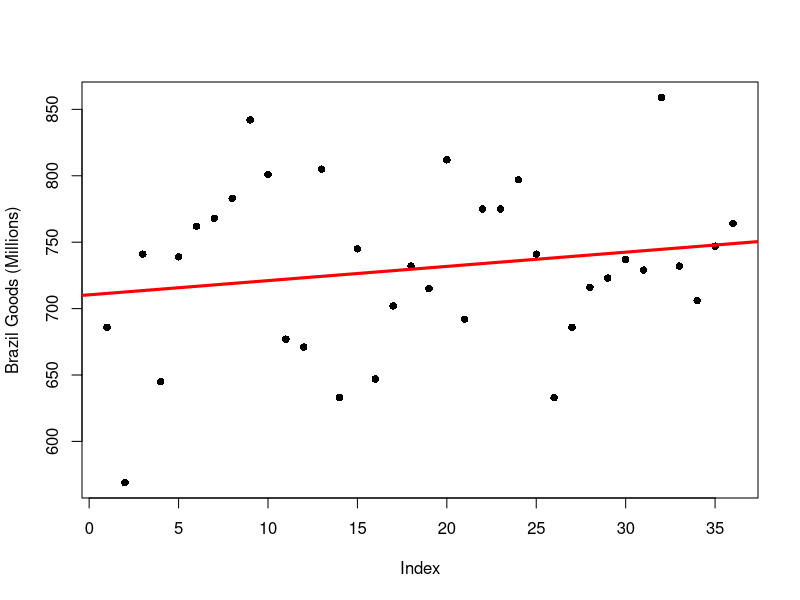
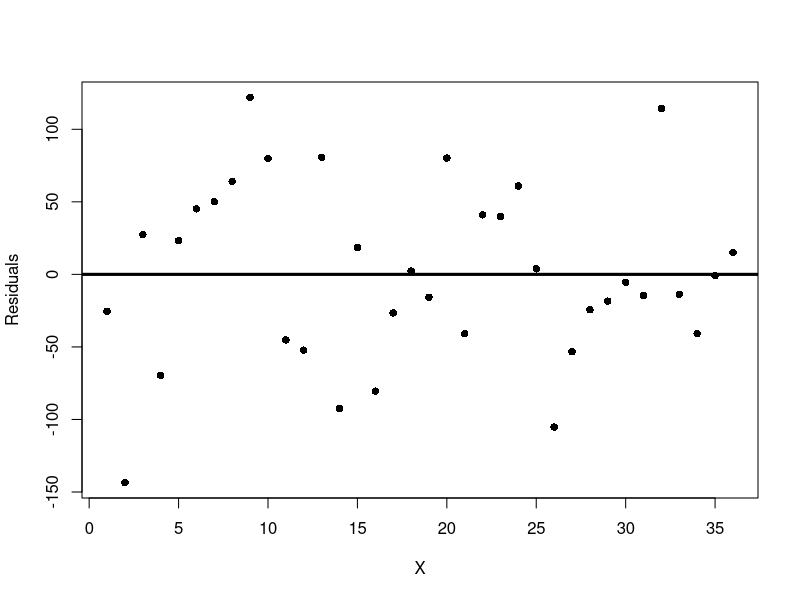
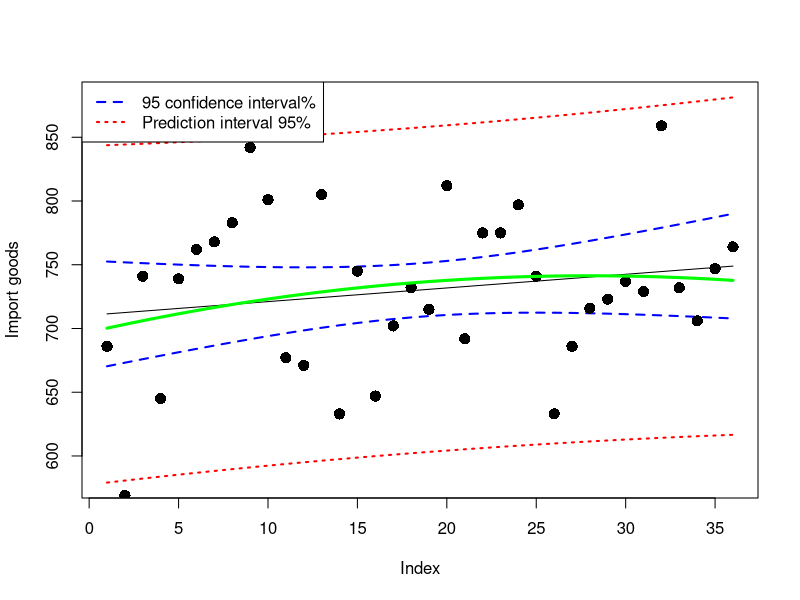
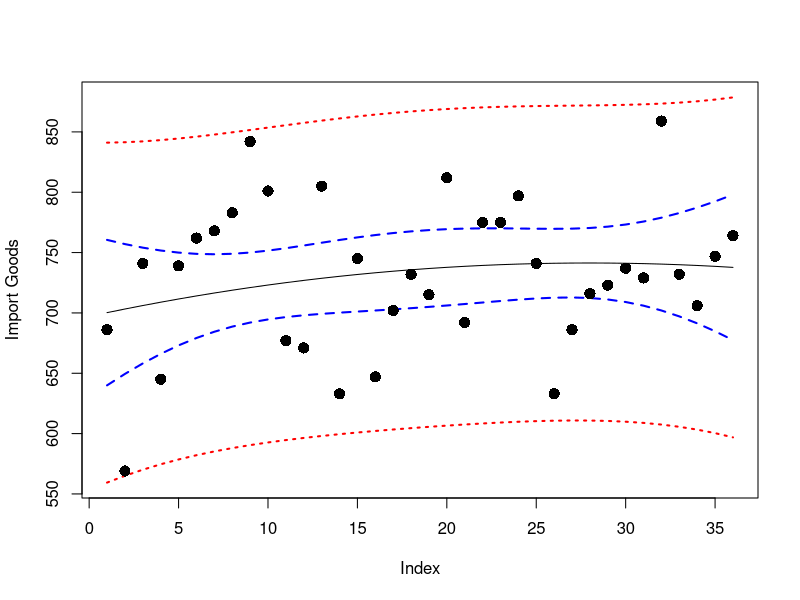

Here is the R script that generated these plots, in order:
# Dinesh Allimuthu
# Data: Brazil Import Goods in Millions
Y <- c(686,
       569,
       741,
       645,
       739,
       762,
       768,
       783,
       842,
       801,
       677,
       671,
       805,
       633,
       745,
       647,
       702,
       732,
       715,
       812,
       692,
       775,
       775,
       797,
       741,
       633,
       686,
       716,
       723,
       737,
       729,
       859,
       732,
       706,
       747,
       764)
X <- 1:36

# To check if you already installed the package or not, type in the following:

# any(grepl("<name of your package>", installed.packages()))
# example: any(grepl("xlsx ", installed.packages()))

## Linear Trend
plot(X,Y,pch=16, xlab=c('Index'), ylab=c('Brazil Goods (Millions)'), cex=1)
linReg <- lm(Y~X)
summary(linReg)
linReg$coefficients
abline(linReg$coefficients, col='red',lwd=3,lty=1)
res <- residuals(linReg)
plot(X,res,pch=16,ylab=c('Residuals'))
abline(h=0,lwd=3,lty=1)

# Normality of the interval
ks.test(res,"pnorm",mean(res),sd(res))

# confident and prediction interval
Xnew <- data.frame(x=seq(1,36,,36))
pred.w.clim<-predict(linReg,Xnew,interval="confidence",level=0.95)
pred.w.plim<-predict(linReg,Xnew,interval="prediction",level=0.95)
matplot(Xnew$x,cbind(pred.w.clim,pred.w.plim[,-1]),lty=c(1,2,2,3,3),
        type="l",col=c("black","blue","blue","red","red"),
        ylab="Import goods",xlab="Index",lwd=c(1,2,2,2,2))

legend("topleft",lty=2:3,col=c("blue","red"),lwd=c(2,2),
       c("95 confidence interval%","Prediction interval 95%"))
points(X,Y,col="black",pch=16,cex=1.5)




## Quadratic trend
# plot(X,Y, pch=16)
X2 <- X^2
QuadModel <-lm(Y ~ X + X2)
summary(QuadModel)
timevalues <- seq(1,36,,36)
predictedY <- predict(QuadModel,list(X=timevalues, X2=timevalues^2))
lines(timevalues,predictedY, lwd=3,lty=1, col='green')

legend(1990, 21.5, c("linear regression", "quadratic regression", "data"),
       col = c("red","green", "black"), text.col = "black",
       lty = c(1, 1, 0), pch=c(NA_integer_, NA_integer_, 16),
       lwd = c(3, 3, 2), text.font=1,box.lty=0, cex=1)

pred.w.clim<-predict(QuadModel,list(X=timevalues,X2=timevalues^2),interval="confidence",level=0.95)
pred.w.plim<-predict(QuadModel,list(X=timevalues,X2=timevalues^2),interval="prediction",level=0.95)
matplot(timevalues,cbind(pred.w.clim,pred.w.plim[,-1]),lty=c(1,2,2,3,3),
        type="l",col=c("black","blue","blue","red","red"),
        ylab="Import Goods",xlab="Index",lwd=c(1,2,2,2,2))

legend(1988,20,lty=2:3,col=c("blue","red"),
       c("95 confidence interval%","Prediction interval 95%"),box.lty = 0,text.font = 1)

points(X,Y,col="black",pch=16,cex=1.5)

# ---------------------- The End ----------------------- #

